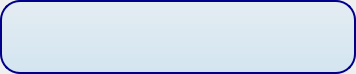
<?xml version="1.0" encoding="UTF-8"?>
<ui version="4.0">
 <class>DesktopNotification</class>
 <widget class="QWidget" name="DesktopNotification">
  <property name="geometry">
   <rect>
    <x>0</x>
    <y>0</y>
    <width>356</width>
    <height>74</height>
   </rect>
  </property>
  <property name="windowTitle">
   <string notr="true"/>
  </property>
  <property name="styleSheet">
   <string notr="true"/>
  </property>
  <layout class="QVBoxLayout" name="verticalLayout">
   <property name="margin">
    <number>0</number>
   </property>
   <item>
    <widget class="QFrame" name="frame">
     <property name="styleSheet">
      <string notr="true">#frame {
border: 2px solid darkblue;
border-radius: 20px;
background-color: qlineargradient(x1:0, y1:0, x2:0, y2:1,stop:0 #e4ecf1, stop:1 #d3e5f1);
}</string>
     </property>
     <property name="frameShape">
      <enum>QFrame::StyledPanel</enum>
     </property>
     <property name="frameShadow">
      <enum>QFrame::Raised</enum>
     </property>
     <layout class="QHBoxLayout" name="horizontalLayout">
      <item>
       <widget class="QLabel" name="icon">
        <property name="maximumSize">
         <size>
          <width>48</width>
          <height>48</height>
         </size>
        </property>
        <property name="text">
         <string/>
        </property>
       </widget>
      </item>
      <item>
       <layout class="QVBoxLayout" name="verticalLayout_2">
        <property name="spacing">
         <number>0</number>
        </property>
        <item>
         <spacer name="verticalSpacer">
          <property name="orientation">
           <enum>Qt::Vertical</enum>
          </property>
          <property name="sizeHint" stdset="0">
           <size>
            <width>20</width>
            <height>40</height>
           </size>
          </property>
         </spacer>
        </item>
        <item>
         <widget class="QLabel" name="heading">
          <property name="sizePolicy">
           <sizepolicy hsizetype="Preferred" vsizetype="Fixed">
            <horstretch>0</horstretch>
            <verstretch>0</verstretch>
           </sizepolicy>
          </property>
          <property name="styleSheet">
           <string notr="true">QLabel {
font: bold;
font-size: 13pt;
}</string>
          </property>
          <property name="text">
           <string/>
          </property>
         </widget>
        </item>
        <item>
         <widget class="QLabel" name="text">
          <property name="text">
           <string/>
          </property>
          <property name="alignment">
           <set>Qt::AlignLeading|Qt::AlignLeft|Qt::AlignTop</set>
          </property>
         </widget>
        </item>
        <item>
         <spacer name="verticalSpacer_2">
          <property name="orientation">
           <enum>Qt::Vertical</enum>
          </property>
          <property name="sizeHint" stdset="0">
           <size>
            <width>20</width>
            <height>40</height>
           </size>
          </property>
         </spacer>
        </item>
       </layout>
      </item>
     </layout>
    </widget>
   </item>
  </layout>
 </widget>
 <resources/>
 <connections/>
</ui>
